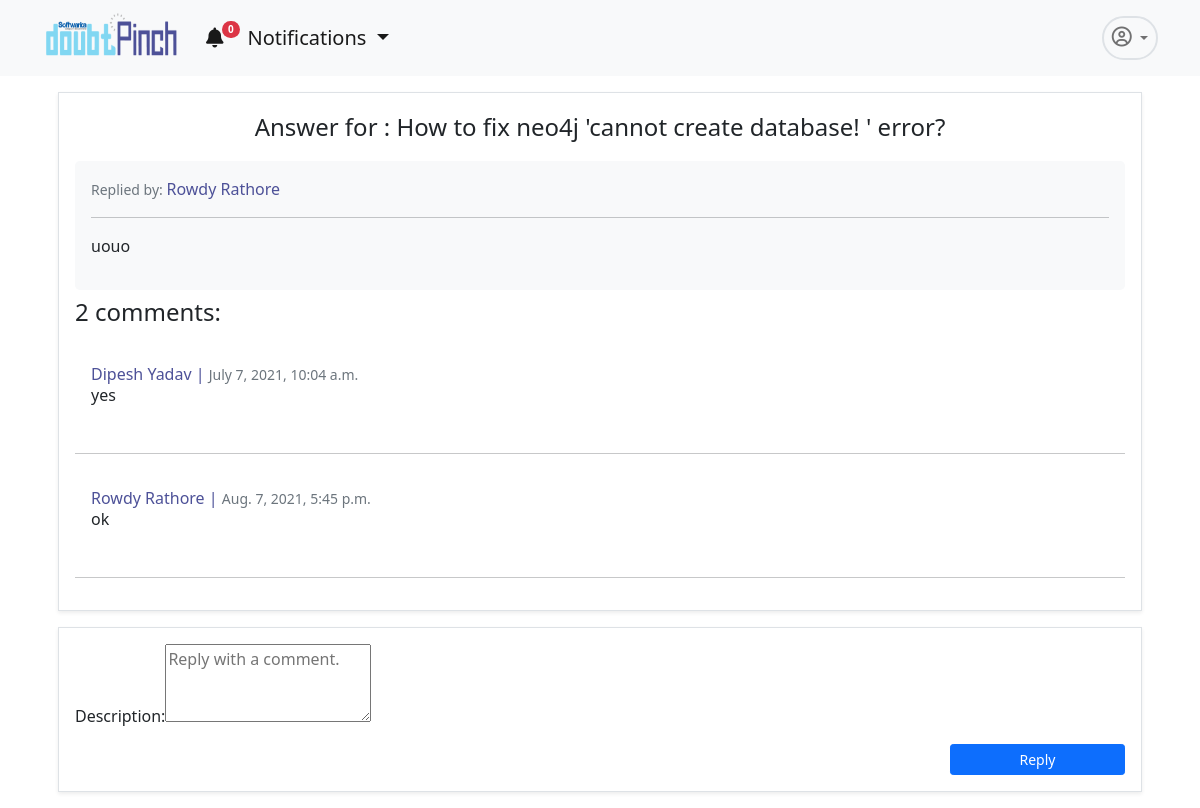
The page /app/comment/23 on the database its author committed.
### dpapp/models.py (models this page shows, shortened)
class Answer(models.Model):
    user= models.ForeignKey(User, on_delete=models.CASCADE, related_name='answerer')
    doubt=models.ForeignKey(Doubt,on_delete=models.CASCADE)
    description=models.TextField(null=True)
    created_on = models.DateTimeField(default=datetime.now, blank=True)
    updated=models.BooleanField(default=False)

class Doubt(models.Model):
    user= models.ForeignKey(User,on_delete=models.CASCADE)
    title= models.TextField(null=False)
    description=models.TextField(null=True, blank=True)
    created_on = models.DateTimeField(default=datetime.now, blank=True)
    views= models.IntegerField(default=0)
    tags = TaggableManager()
    def __str__(self):
        return self.title

class Comment(models.Model):
    user= models.ForeignKey(User,on_delete=models.CASCADE, related_name='commentor')
    answer=models.ForeignKey(Answer,on_delete=models.CASCADE, null=True)
    description=models.TextField(null=True)
    created_on = models.DateTimeField(default=datetime.now, blank=True)
    updated=models.BooleanField(default=False)

### accounts/models.py (models this page shows, shortened)
class User(AbstractUser):
    username = None#models.CharField(max_length=255, null=True, blank=True)
    email = models.EmailField(
        verbose_name='email address',
        max_length=255,
        unique=True,
    )
    profile_pic= models.ImageField(upload_to='admin_pics', null=True, blank=True)
    email_confirmed = models.BooleanField(default=False) #initially this field is false but will se chan
    is_active = models.BooleanField(default=False)
    is_staff = models.BooleanField(default=False) # a admin user; non super-user
    is_admin = models.BooleanField(default=False)
    is_seller = models.BooleanField(default=False)
    is_customer = models.BooleanField(default=False)
    USERNAME_FIELD = 'email'
    REQUIRED_FIELDS = [] #emaila nd password are required fields and first name and last name is inherited from the user creation model
    object = UserManager()

### dpapp/views.py (the view, shortened to what this page needs)
# urls.py: path('comment/<int:id>',CommentView.as_view(),name='comment'),
class CommentView(TemplateView):
    template_name="dpapp/comments.html"
    def get_context_data(self, **kwargs):
        context = super(CommentView, self).get_context_data(**kwargs)
        answer_id= self.kwargs['id']
        answer= Answer.objects.get(id=answer_id)
        comments= Comment.objects.filter(answer=answer)
        paginator= Paginator(comments,10)
        page = self.request.GET.get('page')
        try:
            comments = paginator.page(page)
        except PageNotAnInteger:
            comments = paginator.page(1)
        except EmptyPage:
            comments = paginator.page(paginator.num_pages)
        context.update({'comments':comments,'answer':answer, 'form':CommentForm, 'page':page})
        return context

### dpapp/blognav.py (called while the page is built)
def navbar(request):
    if not request.user.is_anonymous:
        user=request.user
        notifications = Notification.objects.filter(user=user).order_by('-id')[:5]
        noti_count = Notification.objects.filter(user=user, is_seen=False).count()
        return {'nav_notifications': notifications,'noti_count':noti_count}
    return {'nav_notifications': '0','noti_count':0}

### templates/dpapp/comments.html (shortened to what this page needs)
{% extends 'dpapp/base.html' %}
{% load static %}
{% load bootstrap %}
        {% block navbar%}
        <link rel="stylesheet" href="{% static 'dpapp/css/paginate.css' %}">
        <div class="container">
            <div class=" mt-3 ">
                <div class="col border shadow-sm p-3 mx-3 mb-3">
                    <p class="fw-light fs-4 text-center">Answer for : <b><a class="text-decoration-none text-dark" href="{% url 'dpapp:detail' answer.doubt.id %}">{{answer.doubt}}</a></b></p>
                    <div class="mt-1">
                        <div class="bg-light mt-2 p-3 rounded-3  ">
                            <small class="text-muted">Replied by: <span class="fs-6 text-pinch">{{answer.user.first_name}} {{answer.user.last_name}}</span></small><hr>
                            <p class="h6 text-dark mb-3">{{answer.description|safe}}</p>
                        </div>
                    </div>
                    {% if answer.comment_set.count == 0 %}
                    <p class="fw-light fs-4 text-left mt-1">No comments</p>
                    {% elif answer.comment_set.count == 1 %}
                    <p class="fw-light fs-4 text-left mt-1">{{answer.comment_set.count}} comment:</p>
                    {%else%}
                    <p class="fw-light fs-4 text-left mt-1">{{answer.comment_set.count}} comments:</p>
                    {%endif%}
                    {% for i in comments%}
                    <div class="mt-1">
                        <div class="bg-white p-3 rounded-3  ">
                            <span class="fs-6 text-pinch">{{i.user.first_name}} {{i.user.last_name}} |
                                <small class="text-muted">{{i.created_on}}</small></span>
                            <p class="h6 text-dark mb-3">{{i.description}}</p>
                        </div>
                    </div><hr>
                    {% endfor %}
                </div>
                <div class="mt-3   mx-3 border shadow-sm p-3  mb-3">
                    <form method="post" enctype="multipart/form-data">
                        {{form|bootstrap}}
                        <div class="d-flex justify-content-end mt-3">
                            <button type="submit" class="btn btn-primary btn-sm col-2 fw-light"
                                onclick="return confirm ('You cannot edit the comment once it get published.')">Reply</button>
                        </div>
                    </form>
                </div>
            </div>
        </div>
{% endblock %}

### templates/dpapp/base.html (style rules this page uses)
.text-pinch { color: #4d5198; }

### rows shown on the page
Answer: doubt "How to fix neo4j 'cannot create database! ' error?", user.first_name "Rowdy", user.last_name "Rathore", description "uouo", comment_set.count "2"
Comment: user.first_name "Dipesh", user.last_name "Yadav", created_on "July 7, 2021, 10:04 a.m.", description "yes"
Comment: user.first_name "Rowdy", user.last_name "Rathore", created_on "Aug. 7, 2021, 5:45 p.m.", description "ok"

### other values the page prints
{{ noti_count }} "0"
